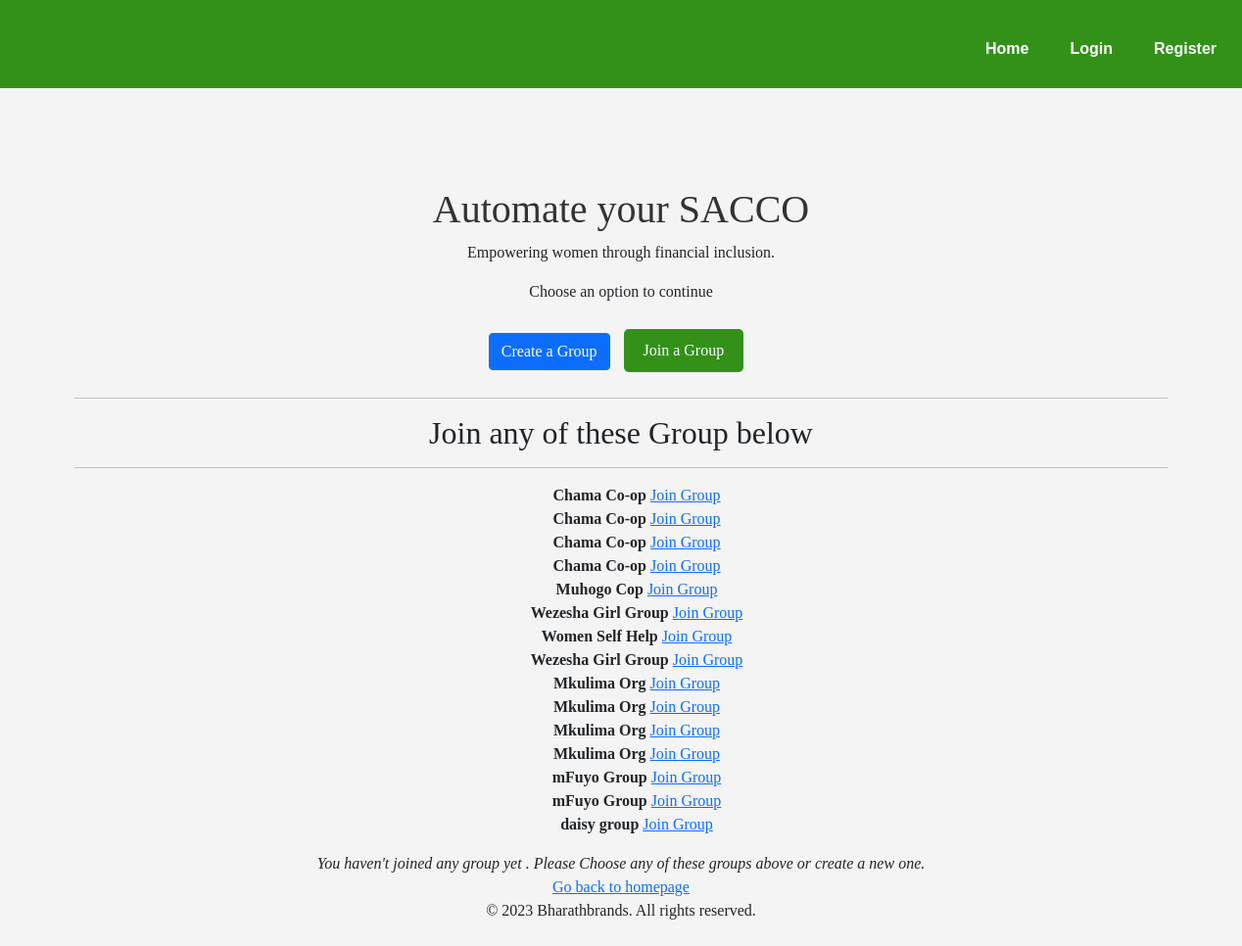
The app's page /join_group/ with its own data.
### Main/models.py (models this page shows, shortened)
class CreateGroup(models.Model):
    GROUP_TYPES = [
        ('savings', 'Savings Group'),
        ('loan', 'Loan Group'),
    ]
    GROUP_ROLES = [
        ('admin', 'Admin'),
        ('member', 'Member'),
    ]
    CURRENCIES = [
        ('USD', 'US Dollar'),
        ('EUR', 'Euro'),
        ('KES', 'Kenyan Shilling'),
    ]
    group_name = models.CharField(max_length=100, null=True, blank=True)
    number_of_members = models.PositiveIntegerField()
    group_type = models.CharField(max_length=20, choices=GROUP_TYPES, null=True, blank=True)
    group_role = models.CharField(max_length=20, choices=GROUP_ROLES, null=True, blank=True)
    country_of_operation = models.CharField(max_length=50, null=True, blank=True)
    group_currency = models.CharField(max_length=3, choices=CURRENCIES, null=True, blank=True)

### Main/views.py (the view)
# urls.py: path('join_group/', views.join_group, name='join_group'),
def join_group(request):
    groups = CreateGroup.objects.all()
    return render(request, 'join_group.html',{'groups':groups})

### Main/templates/join_group.html (shortened to what this page needs)
{% load static %}
<!DOCTYPE html>
<html lang="en">
<head>
    <link href="https://cdn.jsdelivr.net/npm/bootstrap@5.0.2/dist/css/bootstrap.min.css" rel="stylesheet">
</head>
<div class="nav-container">
    <div class="nav-links" id="nav-links">
        <a href="{% url 'home' %}" class="nav-link">Home</a>
        <a href="{% url 'login' %}" class="nav-link">Login</a>
        <a href="{% url 'register' %}" class="nav-link">Register</a>
    </div>
</div>
<body>
<div class="text-center container">
        <h1 id="title text-center">Automate your SACCO
        </h1>
        <p>Empowering women through financial inclusion.</p>
        <p>Choose an option to continue</p>
        <a href="{% url 'group_set_up' %}" class="btn btn-primary" id="create-group-button">Create a Group</a>
        <button id="join-group"><a href="{% url 'proceed' %}" style="color: white; text-decoration: none;">Join a Group</a></button>
        <hr>
        <h2 style="color: df;">Join any of these Group below</h2>
        <hr>
        <ul style="list-style: none">
            {% for group in groups %}
                <li>
                    <strong>{{ group.group_name }}</strong>
                <a href="{% url 'view_groups' group.id %}">Join Group</a>
                </li>
            {% endfor %}
        </ul>
    {% if group_joined %}
        <p>You have successfully joined the group "{{ group.group_name }}"!</p>
    {% else %}
        <em><marquee>You haven't joined any group yet . Please Choose any of these groups above or create a new one.</marquee></em>
    {% endif %}
    <a href="{% url 'home' %}">Go back to homepage</a>
        <p>&copy; 2023 Bharathbrands. All rights reserved.</p>
    </div>
</body>
</html>

### Main/templates/join_group.html (style rules this page uses)
body { font-family: Arial, sans-serif; background-color: #f4f4f4; margin: 0; padding: 0; }
.container { text-align: center; margin: 100px auto; font-family: Cambria, Cochin, Georgia, Times, 'Times New Roman', serif; }
h1 { color: #333; margin-top: 80px; }
button { padding: 10px 20px; font-size: 16px; background-color: #33911a; color: white; border: none; cursor: pointer; margin: 10px; border-radius: 5px; }
#join-group { margin-left: 10px; }
.nav-container { display: flex; justify-content: space-between; align-items: center; padding: 30px 20px 20px 30px; background-color: #33911a; color: #ffffff; width: 100%; }
.nav-links { display: flex; gap: 10px; }
#nav-links { float: right; margin-left: 60rem; }
.nav-link { color: #ffffff; text-decoration: none; font-weight: bold; }

### records on screen
CreateGroup: group_name "Chama Co-op"
CreateGroup: group_name "Chama Co-op"
CreateGroup: group_name "Chama Co-op"
CreateGroup: group_name "Chama Co-op"
CreateGroup: group_name "Muhogo Cop"
CreateGroup: group_name "Wezesha Girl Group"
CreateGroup: group_name "Women Self Help"
CreateGroup: group_name "Wezesha Girl Group"
CreateGroup: group_name "Mkulima Org"
CreateGroup: group_name "Mkulima Org"
CreateGroup: group_name "Mkulima Org"
CreateGroup: group_name "Mkulima Org"
CreateGroup: group_name "mFuyo Group"
CreateGroup: group_name "mFuyo Group"
CreateGroup: group_name "daisy group"
